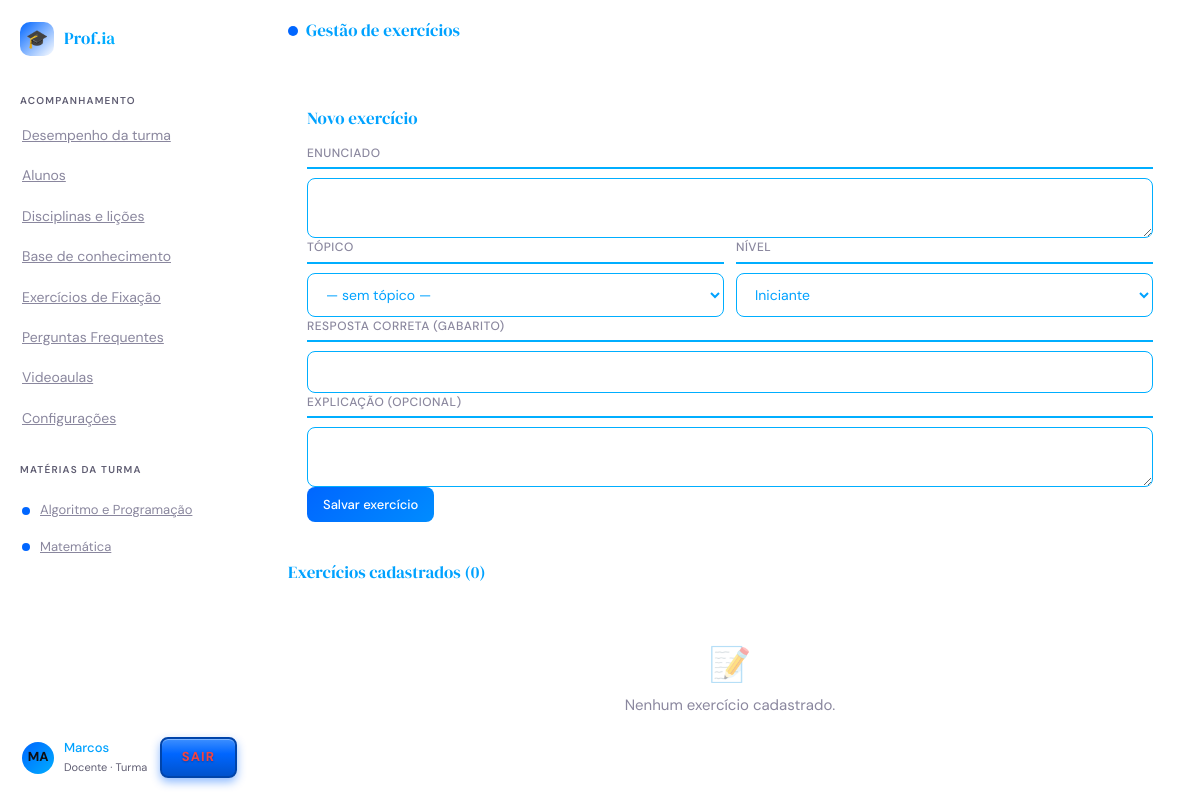
The page /professor/exercicios/ (signed in) on the database its author committed.
### src/frontend/app/models/disciplina.py (models this page shows, shortened)
class Disciplina(models.Model):
    nome = models.CharField("Nome", max_length=80, unique=True)
    descricao = models.TextField("Descricao", blank=True)
    icone = models.CharField("Icone", max_length=10, blank=True)
    cor_primaria = models.CharField(
        "Cor primaria",
        max_length=40,
        default="#1a73e8",
    )
    prompt_sistema = models.TextField(
        "Prompt do sistema",
        blank=True,
    )
    ordem = models.SmallIntegerField("Ordem", default=0)
    ativa = models.BooleanField("Ativa", default=True)
    criado_em = models.DateTimeField("Criado em", auto_now_add=True)
    class Meta:
        verbose_name = "Disciplina"
        verbose_name_plural = "Disciplinas"
        ordering = ["ordem", "nome"]

### src/frontend/app/models/usuarios.py (models this page shows, shortened)
class Usuario(AbstractUser):
    class Papel(models.TextChoices):
        ALUNO = "aluno", "Aluno"
        PROFESSOR = "professor", "Professor"
    papel = models.CharField(
        max_length=20,
        choices=Papel.choices,
        default=Papel.ALUNO,
        verbose_name="Papel",
        help_text="Define o tipo de acesso do usuário no sistema.",
    )
    primeiro_acesso = models.BooleanField(
        default=True,
        verbose_name="Primeiro acesso",
        help_text=(
            "Quando verdadeiro, o usuário é obrigado a trocar a senha "
            "no próximo login. Usado principalmente para professores "
            "cadastrados pelo administrador com senha temporária."
        ),
    )
    identificador_aluno = models.CharField(
        max_length=50,
        blank=True,
        null=True,
        unique=True,
        verbose_name="Identificador do aluno (Grupo 1)",
        help_text=(
            "Vínculo com o registro do aluno no backend do Grupo 1. "
            "Usado nas chamadas à API, por exemplo /api/desempenho/<id>/. "
            "Deixar em branco para professores."
        ),
    )
    class Tema(models.TextChoices):
        CLARO = "claro", "Claro"
        ESCURO = "escuro", "Escuro"
    tema = models.CharField(
        max_length=10,
        choices=Tema.choices,
        default=Tema.CLARO,
        verbose_name="Tema do site",
        help_text="Aparência escolhida pelo usuário (claro ou escuro).",
    )
    notificacoes_email = models.BooleanField(
        default=True,
        verbose_name="Notificações por e-mail",
        help_text="Receber avisos de novas conquistas, quizzes e atividades por e-mail.",
    )
    class Avatar(models.TextChoices):
        AZUL = "azul", "Azul"
        VERDE = "verde", "Verde"
        ROXO = "roxo", "Roxo"
        LARANJA = "laranja", "Laranja"
        ROSA = "rosa", "Rosa"
    avatar_cor = models.CharField(
        max_length=10,
        choices=Avatar.choices,
        default=Avatar.AZUL,
        verbose_name="Cor do avatar",
        help_text="Cor do círculo com as iniciais exibido na barra lateral.",
    )
    reduzir_animacoes = models.BooleanField(
        default=False,
        verbose_name="Reduzir animações",
        help_text="Desativa transições e animações da interface (acessibilidade).",
    )
    turma_nome = models.CharField(
        max_length=100,
        blank=True,
        default="",
        verbose_name="Turma (professor)",
        help_text="Nome da turma exibido no painel do professor.",
    )
    class Turno(models.TextChoices):
        MANHA = "manha", "Manhã"
        TARDE = "tarde", "Tarde"
        NOITE = "noite", "Noite"
        INTEGRAL = "integral", "Integral"
    turma_turno = models.CharField(
        max_length=10,
        choices=Turno.choices,
        blank=True,
        default="",
        verbose_name="Turno da turma (professor)",
    )
    turma_codigo = models.CharField(
        max_length=30,
        blank=True,
        default="",
        verbose_name="Código da turma (professor)",
        help_text="Código ou identificador interno da turma, se houver.",
    )
    disciplina_atual = models.ForeignKey(
        "app.Disciplina",
        null=True,
        blank=True,
        on_delete=models.SET_NULL,
        related_name="alunos",
        verbose_name="Disciplina atual",
        help_text="Disciplina à qual o aluno está vinculado.",
    )
    class Meta:
        db_table = "usuario"
        verbose_name = "Usuário"
        verbose_name_plural = "Usuários"
        ordering = ["username"]
    @property
    def eh_aluno(self) -> bool:
        return self.papel == self.Papel.ALUNO
    @property
    def eh_professor(self) -> bool:
        return self.papel == self.Papel.PROFESSOR

### src/frontend/app/views.py (the view, shortened to what this page needs)
# urls.py: path("professor/exercicios/", views.gestao_exercicios,
@professor_required
def gestao_exercicios(request):
    ctx = base_ctx(request, "exercicios")
    if not STI_OK:
        ctx.update({"exercicios": [], "topicos": []})
        return render(request, "professor/exercicios.html", ctx)
    ctx.update({
        "exercicios": list(Exercicio.objects.filter(ativo=True).select_related("gabarito", "topico")),
        "topicos": list(ConteudoAlgoritmos.objects.filter(ativo=True)),
    })
    return render(request, "professor/exercicios.html", ctx)

### src/frontend/app/views.py (called while the page is built)
def professor_required(view):
    @wraps(view)
    @login_required
    def wrapper(request, *args, **kwargs):
        if not request.user.eh_professor:
            messages.error(request, "Area exclusiva de professores.")
            return redirect("dashboard_aluno")
        return view(request, *args, **kwargs)
    return wrapper

def _iniciais(user):
    base = (user.first_name or user.username or "?").strip()
    partes = base.split()
    if len(partes) >= 2:
        return (partes[0][0] + partes[1][0]).upper()
    return base[:2].upper()

def base_ctx(request, active_nav):
    ctx = {
        "active_nav": active_nav,
        "disciplinas": list(Disciplina.objects.filter(ativa=True)),
        "avatar_iniciais": _iniciais(request.user),
        "avatar_cor": "linear-gradient(135deg,#0066ff,#00aeff)",
    }
    if request.user.eh_aluno:
        nivel = _nivel_do(request.user)
        total = nivel.xp_total + max(1, nivel.xp_proximo_nivel)
        ctx.update({
            "nivel": nivel,
            "xp_pct": min(100, int(nivel.xp_total * 100 / total)),
            "xp_faltante": nivel.xp_proximo_nivel,
            "proximo_nivel": nivel.nivel + 1,
        })
    else:
        ctx["turma_nome"] = request.user.turma_nome or "Turma"
    return ctx

### src/frontend/templates/professor/exercicios.html (shortened to what this page needs)
{% extends "base.html" %}
{% block page_title %}Gestão de exercícios{% endblock %}
{% block body %}
<div class="panel-body">
  <div class="form-card">
    <div class="panel-section-head"><h3>Novo exercício</h3></div>
    <form method="post" action="{% url 'gestao_exercicios' %}">
      <div class="form-group">
        <label class="form-label">Enunciado</label>
        <textarea class="form-input" name="enunciado" rows="2" required></textarea>
      </div>
      <div class="grid-2">
        <div class="form-group">
          <label class="form-label">Tópico</label>
          <select class="form-input" name="topico">
            <option value="">— sem tópico —</option>
          </select>
        </div>
        <div class="form-group">
          <label class="form-label">Nível</label>
          <select class="form-input" name="nivel">
            <option value="iniciante">Iniciante</option>
          </select>
        </div>
      </div>
      <div class="form-group">
        <label class="form-label">Resposta correta (gabarito)</label>
        <input class="form-input" name="resposta_correta" required />
      </div>
      <div class="form-group">
        <label class="form-label">Explicação (opcional)</label>
        <textarea class="form-input" name="explicacao" rows="2"></textarea>
      </div>
      <button class="btn btn-primary" type="submit">Salvar exercício</button>
    </form>
  </div>
  <div class="panel-section">
    <div class="panel-section-head"><h3>Exercícios cadastrados ({{ exercicios|length }})</h3></div>
    {% for ex in exercicios %}
    <div class="list-item">
      <div class="li-main">
        <div class="li-title">{{ ex.enunciado }}</div>
        <div class="li-sub">{% if ex.topico %}{{ ex.topico.titulo }} · {% endif %}nível {{ ex.get_nivel_display }}
          {% if ex.gabarito %}· gabarito: {{ ex.gabarito.resposta_correta }}{% endif %}</div>
      </div>
    </div>
    {% empty %}
    <div class="empty"><div class="empty-ico">📝</div><p>Nenhum exercício cadastrado.</p></div>
    {% endfor %}
  </div>
</div>
{% endblock %}

### src/frontend/templates/base.html (shortened to what this page needs)
{% load static %}
<!DOCTYPE html>
<html lang="pt-BR" data-theme="{{ request.user.tema|default:'claro' }}">
<head>
<link rel="stylesheet" href="{% static 'css/app.css' %}" />
</head>
<body>
<div class="app visible" id="appShell">
  <aside class="sidebar">
    <div class="sidebar-logo">
      <div class="logo-icon">🎓</div>
      <div class="logo-text">Prof.<span>ia</span></div>
    </div>
    {% if request.user.eh_professor %}
    <div class="sidebar-section">
      <div class="sidebar-label">Acompanhamento</div>
      <a class="nav-item {% if active_nav == 'dashboard' %}active{% endif %}" href="{% url 'dashboard_professor' %}">Desempenho da turma</a>
      <a class="nav-item {% if active_nav == 'alunos' %}active{% endif %}" href="{% url 'cadastro_alunos' %}">Alunos</a>
      <a class="nav-item {% if active_nav == 'disciplinas' %}active{% endif %}" href="{% url 'gestao_disciplinas' %}">Disciplinas e lições</a>
      <a class="nav-item {% if active_nav == 'conteudo' %}active{% endif %}" href="{% url 'gestao_conteudo' %}">Base de conhecimento</a>
      <a class="nav-item {% if active_nav == 'quizzes' %}active{% endif %}" href="{% url 'gestao_quizzes' %}">Exercícios de Fixação</a>
      <a class="nav-item {% if active_nav == 'qa' %}active{% endif %}" href="{% url 'gestao_qa' %}">Perguntas Frequentes</a>
      <a class="nav-item {% if active_nav == 'videoaulas' %}active{% endif %}" href="{% url 'gestao_videoaulas' %}">Videoaulas</a>
      <a class="nav-item {% if active_nav == 'configuracoes' %}active{% endif %}" href="{% url 'configuracoes_professor' %}">Configurações</a>
    </div>
    {% endif %}
    <div class="sidebar-section" style="padding-bottom:8px;">
      <div class="sidebar-label">{% if request.user.eh_professor %}Matérias da turma{% else %}Matérias{% endif %}</div>
    </div>
    <div class="subjects-list">
      {% for d in disciplinas %}
      <a class="subject-item {% if d.id == disciplina_ativa_id %}active{% endif %}"
         href="{% if request.user.eh_professor %}{% url 'gestao_disciplinas' %}{% else %}{% url 'chat_aluno' %}?disciplina={{ d.id }}{% endif %}">
        <span class="subject-dot" style="background:{{ d.cor_primaria }}"></span>
        {{ d.nome }}
      </a>
      {% empty %}
      <div class="field-hint" style="padding:0 4px;">Nenhuma matéria cadastrada.</div>
      {% endfor %}
    </div>
    <div class="sidebar-footer">
      <div class="user-card">
        <div class="user-avatar-wrap">
          <div class="user-avatar" style="background:{{ avatar_cor|default:'linear-gradient(135deg,#4ade80,#22d3ee)' }}">{{ avatar_iniciais }}</div>
        </div>
        <div style="flex:1;min-width:0;">
          <div class="user-name">{{ request.user.first_name|default:request.user.username }}</div>
          {% if request.user.eh_professor %}
          <div class="user-level">Docente · {{ turma_nome|default:"Turma" }}</div>
          {% else %}
          <div class="user-level" id="sidebarNivelTxt">Nível {{ nivel.nivel|default:1 }} · {{ nivel.xp_total|default:0 }} XP</div>
          <div class="xp-bar"><div class="xp-fill" id="sidebarXpFill" style="width:{{ xp_pct|default:0 }}%"></div></div>
          {% endif %}
        </div>
        <a class="logout-btn" href="{% url 'sair' %}" title="Sair">Sair</a>
      </div>
    </div>
  </aside>
  <main class="main">
    {% block topbar %}
    <div class="topbar">
      <div class="topbar-subject">
        <div class="dot" style="background:var(--accent)"></div>
        <h2>{% block page_title %}Plataforma{% endblock %}</h2>
      </div>
    </div>
    {% endblock %}
    {% block body %}{% endblock %}
  </main>
</div>
</body>
</html>

### rows shown on the page
Disciplina: nome "Algoritmo e Programação"
Disciplina: nome "Matemática"
Usuario: user.first_name "Marcos"

### other values the page prints
{{ avatar_iniciais }} "MA"
{{ turma_nome|default:"Turma" }} "Turma"
{{ exercicios|length }} "0"
